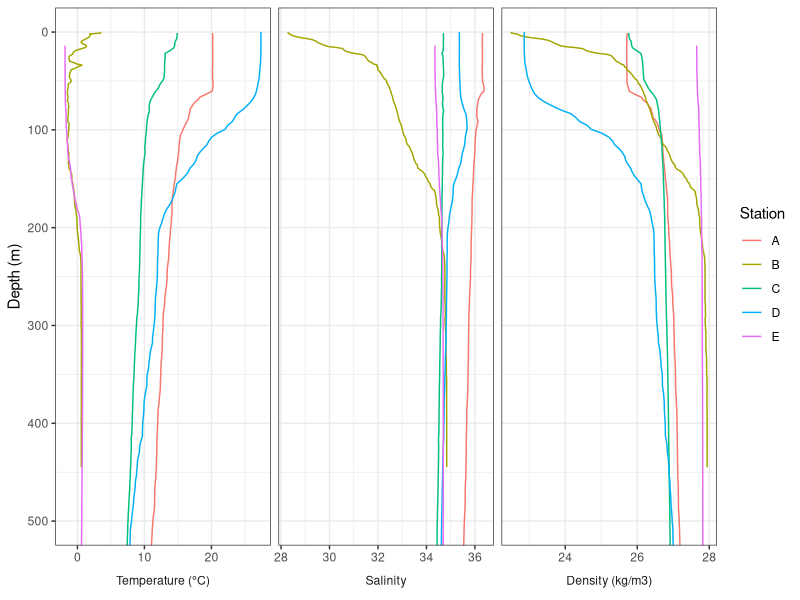
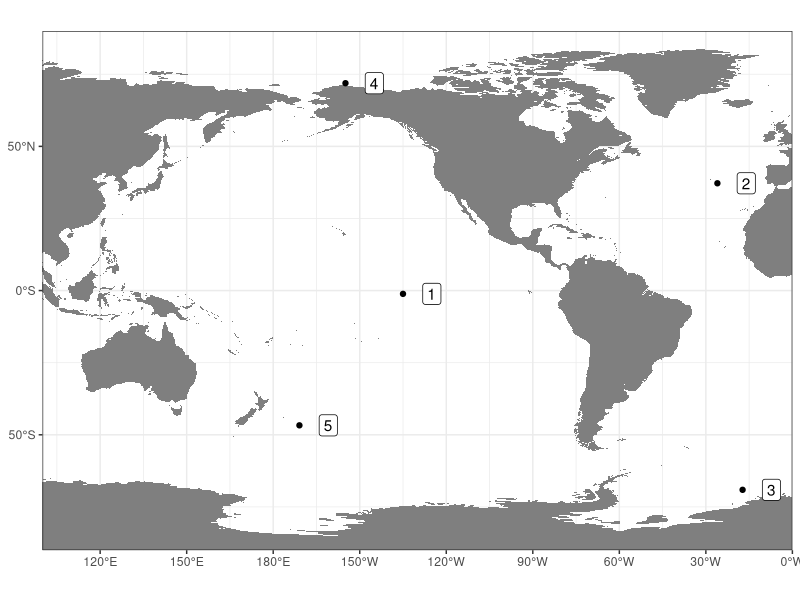
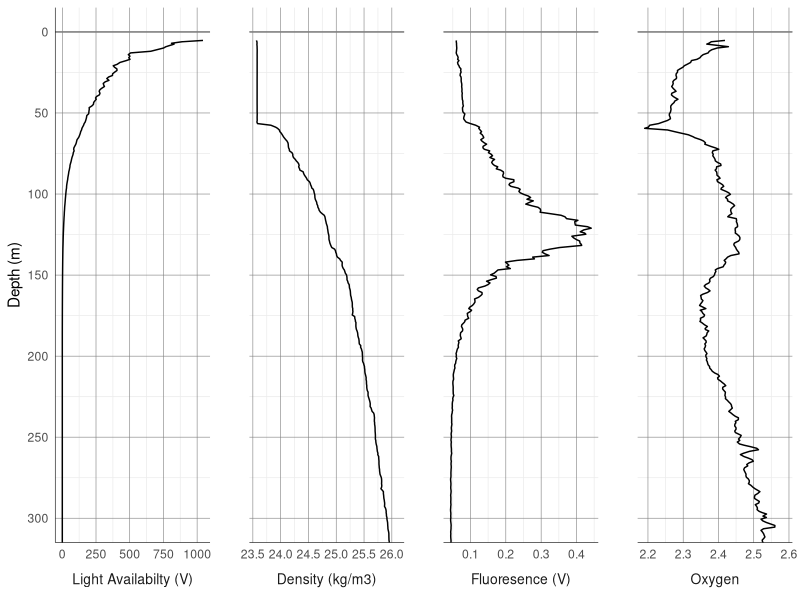
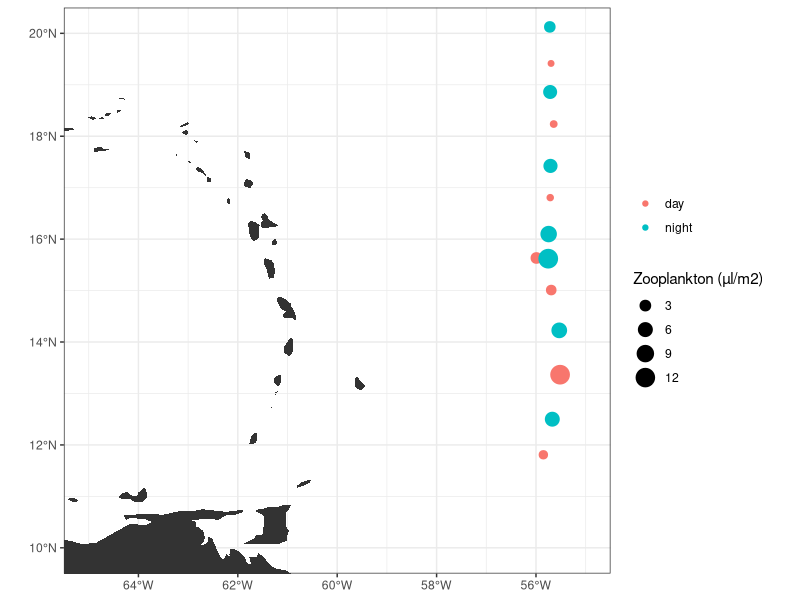

The R script that drew these images, in order:
## ---- chunk 1
knitr::opts_chunk$set(echo = FALSE, warning = FALSE, message = FALSE)
library(tidyverse)
## ---- chunk 2
df <- read_csv("profiles.csv")

varlabs <- c(theta = "Temperature (°C)",
             sal = "Salinity",
             sigma = "Density (kg/m3)")

gather(df, key, value, theta, sal, sigma) %>%
  ggplot(aes(value, z)) +
  geom_path(aes(color = Cruise)) +
  facet_wrap(~factor(key, c("theta", "sal", "sigma")), 
             nrow = 1, scales = "free_x", 
             strip.position="bottom",
             labeller = as_labeller(varlabs)) +
  scale_y_reverse() +
  coord_cartesian(ylim = c(500,0), expand = TRUE) +
  scale_color_discrete(labels = c("A","B","C","D","E")) +
  labs(x = NULL,
       y = "Depth (m)",
       color = "Station") +
  theme_bw() +
  theme(strip.background = element_blank(),
        strip.placement = "outside")
## ---- chunk 3
xrange <- c(100,360)
xbr <- seq(0,360,30)
xlabs <- ifelse(xbr>180, paste0(360-xbr, "°W"), paste0(xbr,"°E"))

yrange <- c(-90,90)
ybr <- pretty(yrange)
ylabs <- ifelse(ybr>0, paste0(ybr, "°N"), paste0(abs(ybr), "°S"))

group_by(df, Cruise) %>% 
  summarize(lon = mean(lon), lat = mean(lat)) %>%
  ggplot(aes(ifelse(lon<0,lon+360,lon), lat)) +
  geom_polygon(aes(long, lat, group = group), data = map_data("world2"), fill = "grey50") +
  geom_point() +
  geom_label(aes(label = c(2,4,5,1,3)), nudge_x = 10) +
  coord_quickmap(xlim = xrange, ylim = yrange, expand = FALSE) +
  scale_x_continuous(breaks = xbr, labels = xlabs) +
  scale_y_continuous(breaks = ybr, labels = ylabs) +
  labs(x = NULL, y = NULL) +
  theme_bw()

## ---- chunk 4

vars <- c(par = "Light Availabilty (V)",
          sigtheta = "Density (kg/m3)",
          fluor = "Fluoresence (V)",
          oxygen = "Oxygen") 
          

read_csv("S285-044.csv") %>%
  filter(!is.na(dep) & dep <350) %>%
  pivot_longer(c(par, fluor,sigtheta, oxygen)) %>%
  ggplot(aes(value, dep)) +
  geom_path() +
  geom_hline(yintercept = 0, color = "grey50") +
  facet_wrap(~factor(name, names(vars)), 
             nrow = 1, scales = "free_x",
             strip.position = "bottom", 
             labeller = as_labeller(vars)) +
  scale_y_reverse(breaks = seq(0,400,50)) +
  coord_cartesian(ylim = c(300,0)) +
  labs(x = NULL, y = "Depth (m)") +
  theme_minimal() +
  theme(strip.background = element_blank(),
        strip.placement = "outside",
        strip.text = element_text(size = 10),
        axis.line =  element_line(size = .2),
        panel.grid.major = element_line(color = "grey50", size = .2),
        panel.spacing = unit(1, "cm"))
## ---- chunk 5
df <- read_csv("C282_neuston.csv") %>%
  mutate(daynight = ifelse(lubridate::hour(dttm_in) > 6 & lubridate::hour(dttm_in) < 18, "day", "night")) %>%
  filter(lon > -57)

ybreaks <- seq(10,20,2)
ylabels <- paste0(abs(ybreaks), "°N")

xbreaks <- seq(-66,-54,2)
xlabels <- paste0(abs(xbreaks), "°W")


ggplot(df, aes(lon,lat)) +
  geom_point(aes(size = biodens*1000, color = daynight)) +
  geom_polygon(aes(long, lat, group = group), data = map_data("world")) +
  coord_quickmap(xlim = c(-65,-55), ylim = c(10,20)) +
  labs(x= NULL, y = NULL,
       color = NULL,
       size = "Zooplankton (µl/m2)") +
  scale_y_continuous(breaks = ybreaks, labels = ylabels) +
  scale_x_continuous(breaks = xbreaks, labels = xlabels) +
  theme_bw()

